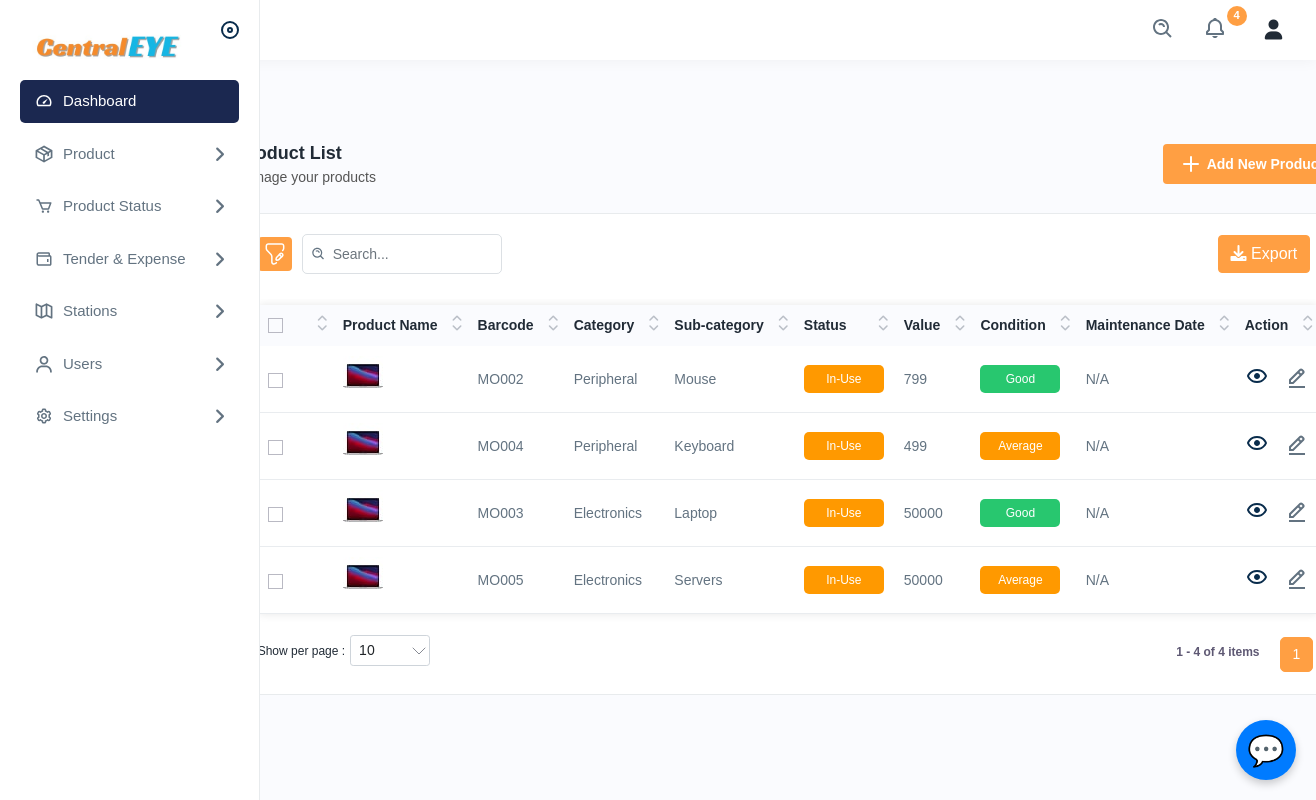
Before: /productlist?filter=Dariyapur with the older database file.
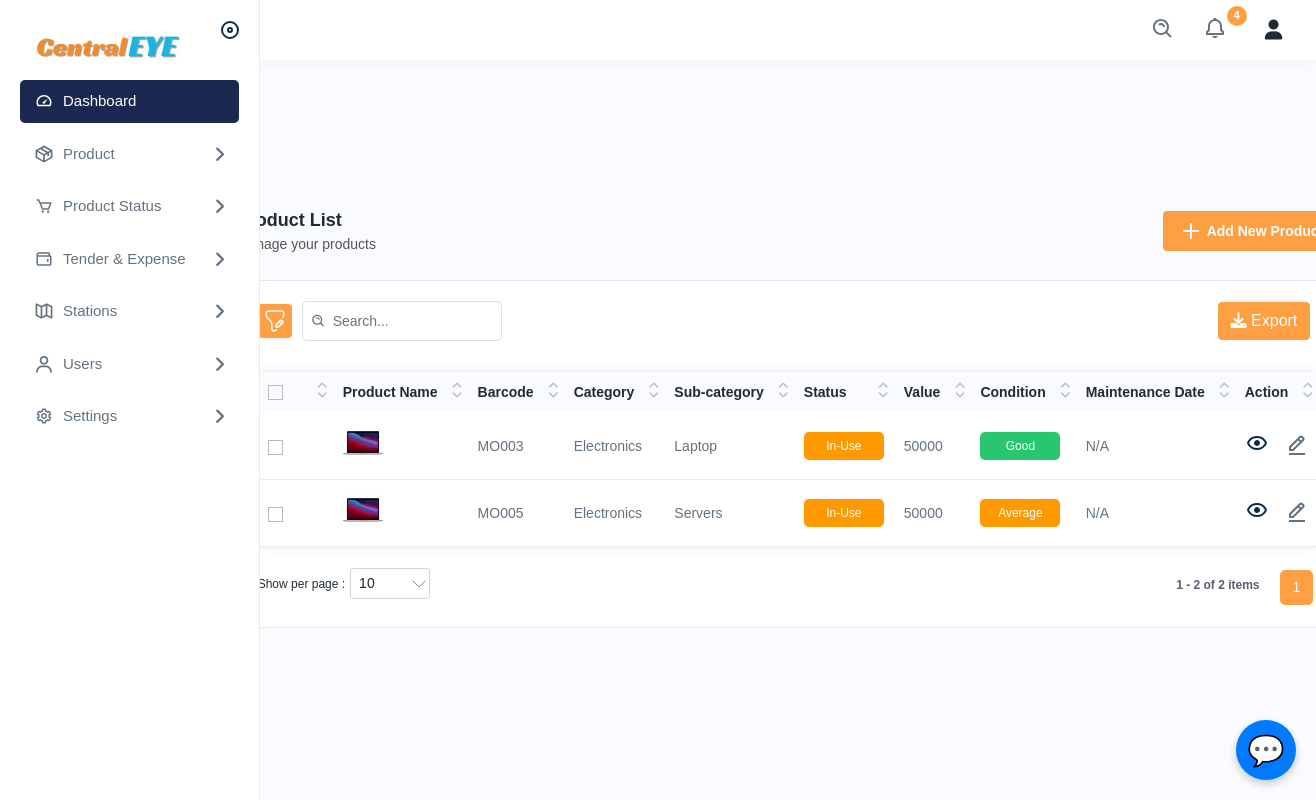
After: the same page with the newer database file.
### app/models.py (models this page shows, shortened)
class Asset(models.Model):
    asset_id = models.IntegerField(primary_key=True, unique=True)
    asset_name = models.CharField(max_length=255)
    asset_category = models.ForeignKey(
        AssetSubCategory, null=True, blank=True, on_delete=models.SET_NULL)
    barcode = models.CharField(
        max_length=255, unique=True, null=True, blank=True)
    purchase_date = models.DateField(default=timezone.now)
    asset_value = models.CharField(max_length=255)
    condition = models.CharField(
        max_length=20, choices=CONDITION_CHOICES, default='good')
    location = models.CharField(max_length=255)
    assign_to = models.ForeignKey(
        UserDetails, null=True, blank=True, on_delete=models.SET_NULL)
    asset_status = models.CharField(
        max_length=20, choices=ASSET_STATUS_CHOICES, default='available')
    asset_maintenance_date = models.DateField(null=True, blank=True)
    asset_add_date = models.DateField(auto_now=True, null=True, blank=True)
    def __str__(self):
        return self.asset_name

class AssetSubCategory(models.Model):
    sub_category_id = models.IntegerField(primary_key=True)
    category = models.ForeignKey(
        AssetCategory, null=True, blank=True, on_delete=models.SET_NULL)
    sub_category_name = models.CharField(max_length=255)
    sub_category_image = models.ImageField(null=True, blank=True)
    def __str__(self):
        return self.sub_category_name

class AssetCategory(models.Model):
    category_id = models.IntegerField(primary_key=True)
    category_name = models.CharField(max_length=255)
    def __str__(self):
        return self.category_name

### app/views.py (the view)
# urls.py: path('productlist', views.productlist, name='productlist'),
def productlist(request):
    filter = request.GET.get('filter')
    print(filter)
    if filter:  # Check if a filter is provided
        assets = Asset.objects.filter(assign_to__station__station_name=filter)
        print(assets)
    else:
        assets = Asset.objects.all()
    return render(request, 'productlist.html', {'asset': assets})

### templates/productlist.html (shortened to what the changed rows need)
{% extends 'navbar.html' %}
{% load static %}
{% block body %}
<div class="main-wrapper">
    <div class="page-wrapper">
        <div class="content">
            <div class="card">
                <div class="card-body">
                    <div class="table-top">
                        <div class="search-set">
                        </div>
                        <div class="wordset">
                        </div>
                    </div>
                    <div class="table-responsive">
                        <table class="table  datanew">
                            <thead>
                                <tr>
                                    <th>
                                        <label class="checkboxs">
                                            <span class="checkmarks"></span>
                                        </label>
                                    </th>
                                    <th>Product Name</th>
                                    <th>Barcode</th>
                                    <th>Category </th>
                                    <th>Sub-category</th>
                                    <th>Status</th>
                                    <th>Value</th>
                                    <th>Condition</th>
                                    <th>Maintenance Date</th>
                                    <th>Action</th>
                                </tr>
                            </thead>
                            <tbody>
                                {% for i in asset %}
                                <tr>
                                    <td>
                                        <label class="checkboxs">
                                            <span class="checkmarks"></span>
                                        </label>
                                    </td>
                                    <td class="productimgname">
                                        <a href="javascript:void(0);" class="product-img">
                                            <img src="{% static 'assets/img/product/product6.jpg' %}" alt="product">
                                        </a>
                                    </td>
                                    <td> {% if i.barcode %}
                                        {{ i.barcode }}
                                        {% else %}
                                        <span class="text-danger">ADD BARCODE!</span>
                                        {% endif %}
                                    </td>
                                    <td>
                                        {{ i.asset_category.category }}
                                        </td>
                                    <td> {% if i.asset_category and i.asset_category.category %}
                                        {{ i.asset_category }}
                                        {% else %}
                                        No Category
                                        {% endif %}
                                    </td>
                                    <td>{% if i.asset_status == 'available' %}
                                        <span class="badges bg-lightgreen">Available</span>
                                        {% elif i.asset_status == 'in-use' %}
                                        <span class="badges bg-lightyellow">In-Use</span>
                                        {% elif i.asset_status == 'in-maintenance' %}
                                        <span  class="badges bg" style="background-color: rgb(108, 108, 193);">In-Maintenance</span>
                                        {% elif i.asset_status == 'expired' %}
                                        <span class="badges bg-lightred">Expired</span>
                                        {% endif %}
                                    </td>
                                    <td>{{ i.asset_value }}</td>
                                    <td> {% if i.condition == 'good' %}
                                        <span class="badges bg-lightgreen">Good</span>
                                        {% elif i.condition == 'average' %}
                                        <span class="badges bg-lightyellow">Average</span>
                                        {% elif i.condition == 'belowaverage' %}
                                        <span class="badges bg-lightred">BelowAverage</span>
                                        {% endif %}
                                    </td>
                                    <td> {% if i.asset_maintenance_date %}
                                        {{ i.asset_maintenance_date|date:"d M Y" }}
                                        {% else %}
                                        N/A
                                        {% endif %}</td>
                                    <td>
                                        <a class="me-3" href="{% url 'productdetails' i.asset_id  %}">
                                            <img src="{% static 'assets/img/icons/eye.svg' %}" alt="img">
                                        </a>
                                        <a class="me-3" href="{% url 'editproduct' i.asset_id %}">
                                            <img src="{% static 'assets/img/icons/edit.svg' %}" alt="img">
                                        </a>
                                    </td>
                                </tr>
                                {% endfor %}
                            </tbody>
                        </table>
                    </div>
                </div>
            </div>
        </div>
    </div>
</div>
{% endblock %}

Changed rows visible on the page:
removed Asset: barcode "MO002", asset_category.category "Peripheral", asset_category "Mouse", asset_status "In-Use", asset_value "799", condition "Good", shows "N/A"
removed Asset: barcode "MO004", asset_category.category "Peripheral", asset_category "Keyboard", asset_status "In-Use", asset_value "499", condition "Average", shows "N/A"
Other visible differences:
text written by a page script: "1 1 - 4 of 4 items" → "1 1 - 2 of 2 items"
